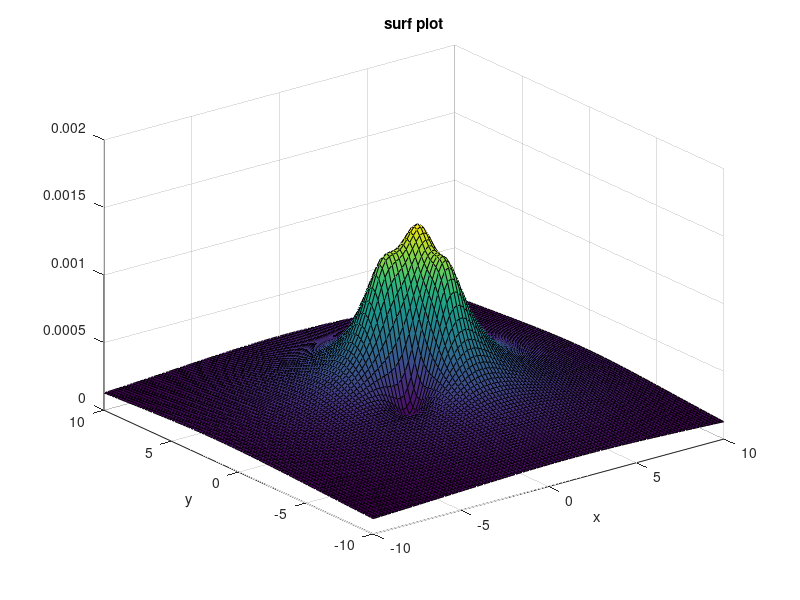
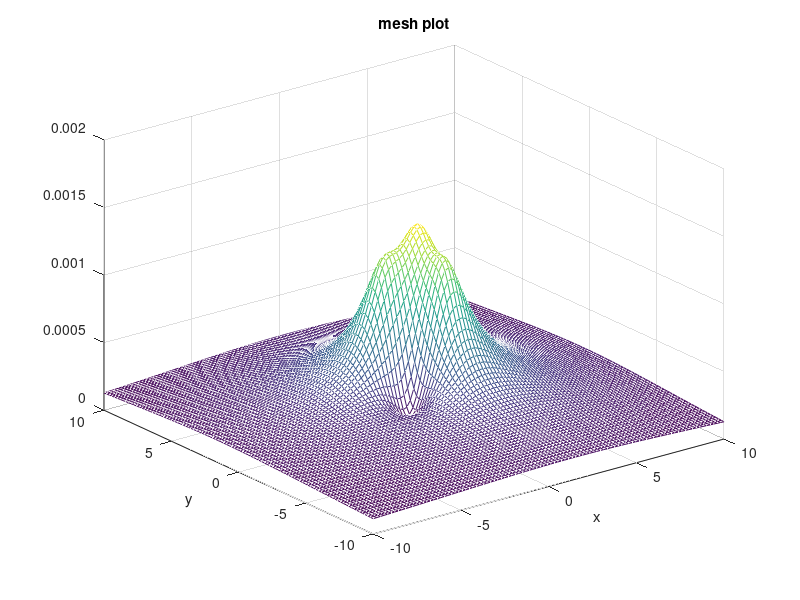
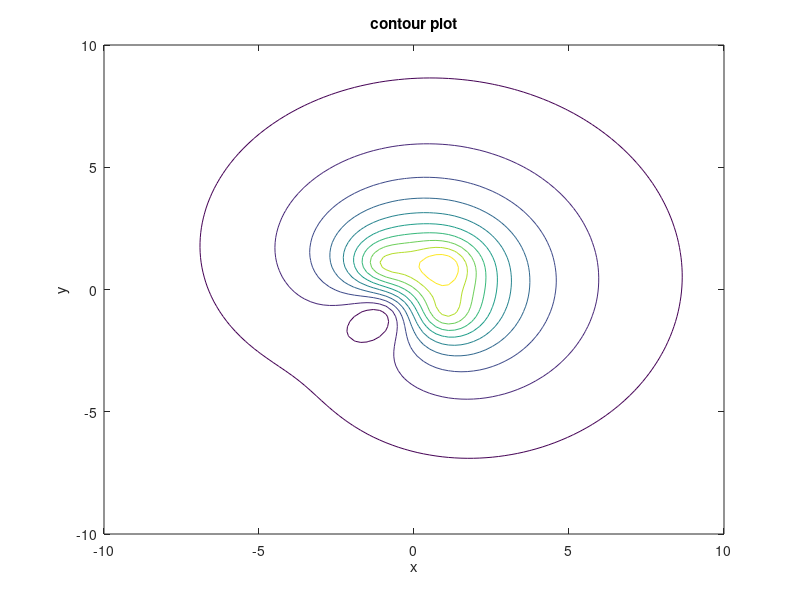

These charts were generated, in order, by the following MATLAB code:
k = 8.99e9;
q1 = 1e-13;
q2 = 1e-13;
q3 = -1e-13;
q4 = 1e-13;
eqs0 = 8.85e-12;

r1 = [1, 1, 0];
r2 = [1, -1, 0];
r3 = [-1, -1, 0];
r4 = [-1, 1, 0];

V = @(r) k*(q1/norm(r-r1) + q2/norm(r-r2) + q3/norm(r-r3) + q4/norm(r-r4));

V1 = V([10, 10, 1]);
V2 = V([10, -10, 1]);
V3 = V([-10, -10, 1]);
V4 = V([-10, 10, 1]);

[X, Y] = meshgrid(linspace(-10, 10, 100), linspace(-10, 10, 100));
Z = zeros(size(X));

for i = 1:size(X, 1)
    for j = 1:size(X, 2)
        Z(i,j) = V([X(i, j), Y(i, j), 1]);

    end
end

figure;
surf(X, Y, Z);
title('surf plot');
xlabel('x');
ylabel('y');

figure;
mesh(X, Y, Z);
title('mesh plot');
xlabel('x');
ylabel('y');

figure;
contour(X, Y, Z);
title('contour plot');
xlabel('x');
ylabel('y');